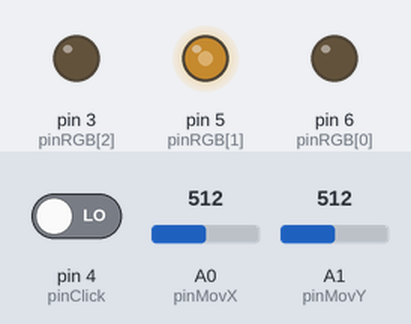
This sketch was run on a simulated Arduino Uno, built with avr-gcc and run on an emulated ATmega328P. Parts: output pins drawn as LEDs (lit = HIGH). Inputs (shaded band) come from the test bench; at power-on: A0 (pinMovX) = 512, A1 (pinMovY) = 512, pin 4 (pinClick) LOW.

Above: at 1.2 s.
1.3 s: A0 (pinMovX) set to 716
At 2.5 s:
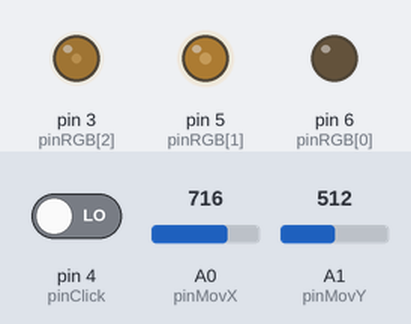
2.8 s: A1 (pinMovY) set to 716
At 3.8 s:
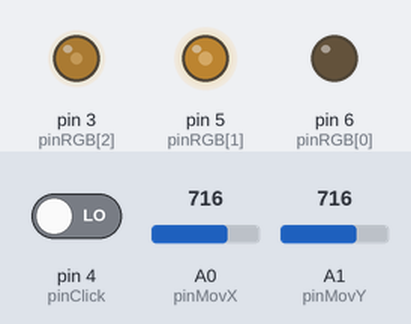
4.3 s: pin 4 (pinClick) driven HIGH
At 5.0 s:
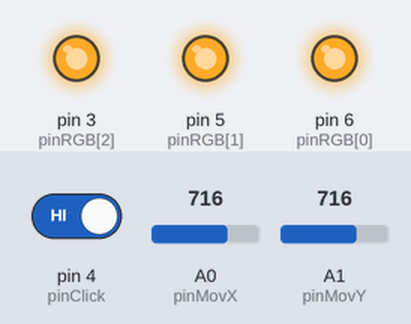
5.8 s: pin 4 (pinClick) driven LOW
At 6.1 s:
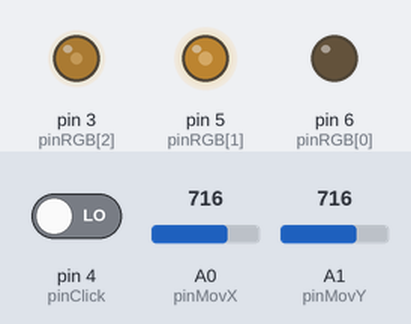
7.3 s: A0 (pinMovX) set to 900
At 8.4 s:
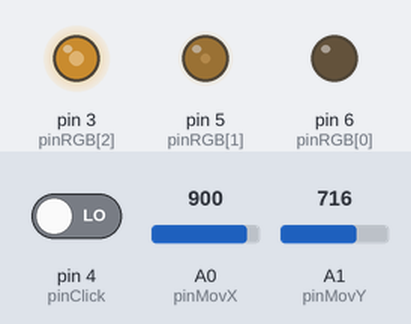
8.8 s: A1 (pinMovY) set to 511
At 9.6 s:
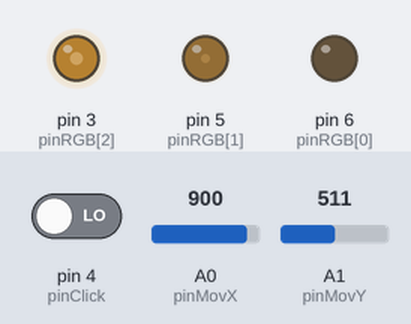
Timing chart, 0 to 11.3 s (numbered marks = the images above; inputs shaded):
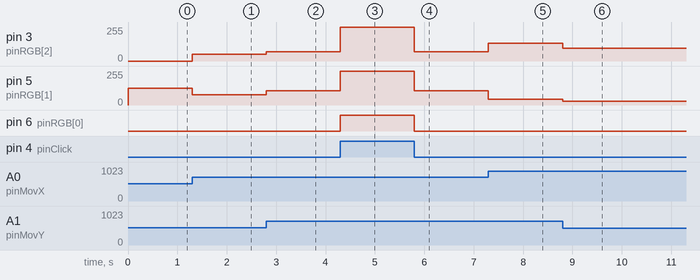

Measured:
- after the input at 1.3 s, pin 3 (pinRGB[2]): 0/255 → 51/255 at once; pin 5 (pinRGB[1]): 127/255 → 76/255 at once
- after the input at 2.8 s, pin 3 (pinRGB[2]): 51/255 → 71/255 at once; pin 5 (pinRGB[1]): 76/255 → 107/255 at once
- after the input at 4.3 s, pin 3 (pinRGB[2]): 71/255 → 255/255 at once; pin 5 (pinRGB[1]): 107/255 → 255/255 at once; pin 6 (pinRGB[0]): LOW → HIGH at once
- after the input at 5.8 s, pin 3 (pinRGB[2]): 255/255 → 71/255 at once; pin 5 (pinRGB[1]): 255/255 → 107/255 at once; pin 6 (pinRGB[0]): HIGH → LOW at once
- after the input at 7.3 s, pin 3 (pinRGB[2]): 71/255 → 135/255 at once; pin 5 (pinRGB[1]): 107/255 → 42/255 at once
- after the input at 8.8 s, pin 3 (pinRGB[2]): 135/255 → 96/255 at once; pin 5 (pinRGB[1]): 42/255 → 30/255 at once

The sketch:

RGB_Led_Joystick.ino
```cpp
const int pinClick = 4, pinMovX = 0, pinMovY = 1;  // Pin del joypad (4, A0, A1)
const int pinRGB[3] = {6,5,3};
int colore[3], i, posX, posY;
float lumen;

void setup() {
  pinMode(pinClick, INPUT);
  for (i=0; i<3; i++) pinMode(pinRGB[i], OUTPUT);
}

void loop() {
  if (digitalRead(pinClick) == HIGH) for (i=0; i<3; i++) colore[i] = 255;
  else {
    posX = analogRead(pinMovX);
    lumen = analogRead(pinMovY) / 1023.;
    if (posX < 512) for (i=0; i<3; i++) {
      colore[0] = (255 - posX / 2) * lumen;
      colore[1] = (posX / 2) * lumen;
      colore[2] = 0;
    }
    else {
      colore[0] = 0;
      colore[1] = (511 - posX / 2) * lumen;
      colore[2] = (posX / 2 - 256) * lumen;
    }
  }
  for (i=0; i<3; i++) analogWrite(pinRGB[i], colore[i]);
}
```
